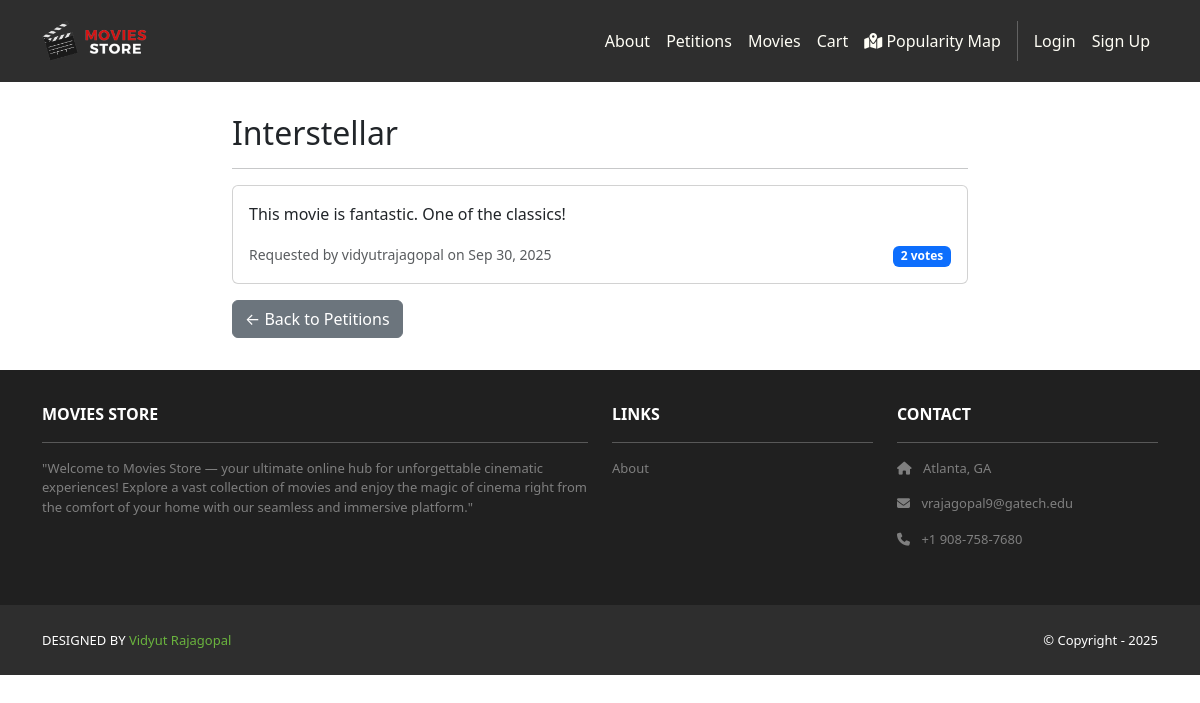
/movies/petitions/1/, run on the app's committed database.
### movies/models.py (models this page shows, shortened)
class Petition(models.Model):
    title = models.CharField(max_length=200)
    description = models.TextField()
    requested_by = models.ForeignKey(User, on_delete=models.CASCADE)
    created_at = models.DateTimeField(auto_now_add=True)
    votes = models.IntegerField(default=0)
    status = models.CharField(max_length=20, choices=[
        ('pending', 'Pending'),
        ('approved', 'Approved'),
        ('rejected', 'Rejected')
    ], default='pending')
    def get_vote_count(self):
        return self.vote_set.count()

### movies/views.py (the view)
# urls.py: path('petitions/<int:petition_id>/', views.petition_detail, name='petition_detail'),
def petition_detail(request, petition_id):
    petition = get_object_or_404(Petition, id=petition_id)
    has_voted = False
    if request.user.is_authenticated:
        has_voted = Vote.objects.filter(petition=petition, user=request.user).exists()
    template_data = {
        'title': petition.title,
        'petition': petition,
        'has_voted': has_voted,
        'vote_count': petition.get_vote_count(),
    }
    return render(request, 'movies/petition_detail.html', {'template_data': template_data})

### movies/templates/movies/petition_detail.html (shortened to what this page needs)
{% extends 'base.html' %}
{% block content %}
<div class="p-3">
  <div class="container">
    <div class="row mt-3">
      <div class="col-md-8 mx-auto mb-3">
        <h2>{{ template_data.petition.title }}</h2>
        <hr />
        <div class="card">
          <div class="card-body">
            <p class="card-text">{{ template_data.petition.description }}</p>
            <div class="d-flex justify-content-between align-items-center">
              <small class="text-muted">
                Requested by {{ template_data.petition.requested_by.username }} on {{ template_data.petition.created_at|date:"M d, Y" }}
              </small>
              <div>
                <span class="badge bg-primary">{{ template_data.vote_count }} votes</span>
              </div>
            </div>
          </div>
        </div>
        <div class="mt-3">
          <a href="{% url 'movies:petition_list' %}" class="btn btn-secondary">← Back to Petitions</a>
        </div>
      </div>
    </div>
  </div>
</div>
{% endblock content %}

### data on the page
Petition: petition "Interstellar", petition.description "This movie is fantastic. One of the classics!", petition.requested_by.username "vidyutrajagopal", petition.created_at "Sep 30, 2025"

### other printed values
{{ template_data.vote_count }} "2"
